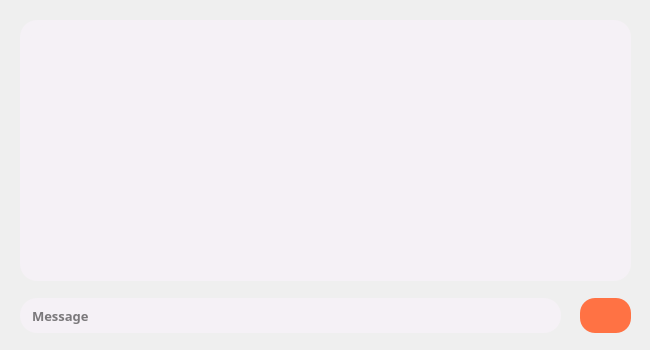
<?xml version="1.0" encoding="UTF-8"?>
<ui version="4.0">
 <class>Chat</class>
 <widget class="QDialog" name="Chat">
  <property name="geometry">
   <rect>
    <x>0</x>
    <y>0</y>
    <width>650</width>
    <height>350</height>
   </rect>
  </property>
  <property name="windowTitle">
   <string>Chat</string>
  </property>
  <property name="windowIcon">
   <iconset resource="resource.qrc">
    <normaloff>:/resource/img/icon.png</normaloff>:/resource/img/icon.png</iconset>
  </property>
  <property name="styleSheet">
   <string notr="true">#Chat{
background-image: url(:/resource/img/bg.png);
}</string>
  </property>
  <widget class="QPushButton" name="sendMessBtn">
   <property name="geometry">
    <rect>
     <x>580</x>
     <y>298</y>
     <width>51</width>
     <height>35</height>
    </rect>
   </property>
   <property name="cursor">
    <cursorShape>PointingHandCursor</cursorShape>
   </property>
   <property name="styleSheet">
    <string notr="true">QPushButton {
 	background-color: rgb(255, 114, 68);
	border:none;
	border-radius:15px;
}

QPushButton::hover {
  	background-color: rgb(254, 129, 75);
}</string>
   </property>
   <property name="text">
    <string/>
   </property>
   <property name="icon">
    <iconset resource="resource.qrc">
     <normaloff>:/resource/img/send_icon.png</normaloff>:/resource/img/send_icon.png</iconset>
   </property>
   <property name="iconSize">
    <size>
     <width>17</width>
     <height>17</height>
    </size>
   </property>
  </widget>
  <widget class="QLineEdit" name="lineEdit_3">
   <property name="geometry">
    <rect>
     <x>20</x>
     <y>298</y>
     <width>541</width>
     <height>35</height>
    </rect>
   </property>
   <property name="font">
    <font>
     <family>Montserrat SemiBold</family>
     <pointsize>10</pointsize>
     <weight>75</weight>
     <bold>true</bold>
    </font>
   </property>
   <property name="styleSheet">
    <string notr="true">background-color: rgb(245, 241, 246);
border-radius: 17px;
padding: 5px 10px;

</string>
   </property>
   <property name="placeholderText">
    <string>Message</string>
   </property>
  </widget>
  <widget class="QScrollArea" name="scrollArea">
   <property name="geometry">
    <rect>
     <x>20</x>
     <y>20</y>
     <width>611</width>
     <height>261</height>
    </rect>
   </property>
   <property name="font">
    <font>
     <family>Montserrat SemiBold</family>
     <weight>75</weight>
     <bold>true</bold>
    </font>
   </property>
   <property name="styleSheet">
    <string notr="true">background-color: rgb(245, 241, 246);
border-radius: 17px;
padding: 5px 10px;
</string>
   </property>
   <property name="widgetResizable">
    <bool>true</bool>
   </property>
   <widget class="QWidget" name="scrollAreaContents">
    <property name="geometry">
     <rect>
      <x>0</x>
      <y>0</y>
      <width>591</width>
      <height>241</height>
     </rect>
    </property>
   </widget>
  </widget>
 </widget>
 <resources>
  <include location="resource.qrc"/>
 </resources>
 <connections/>
</ui>
